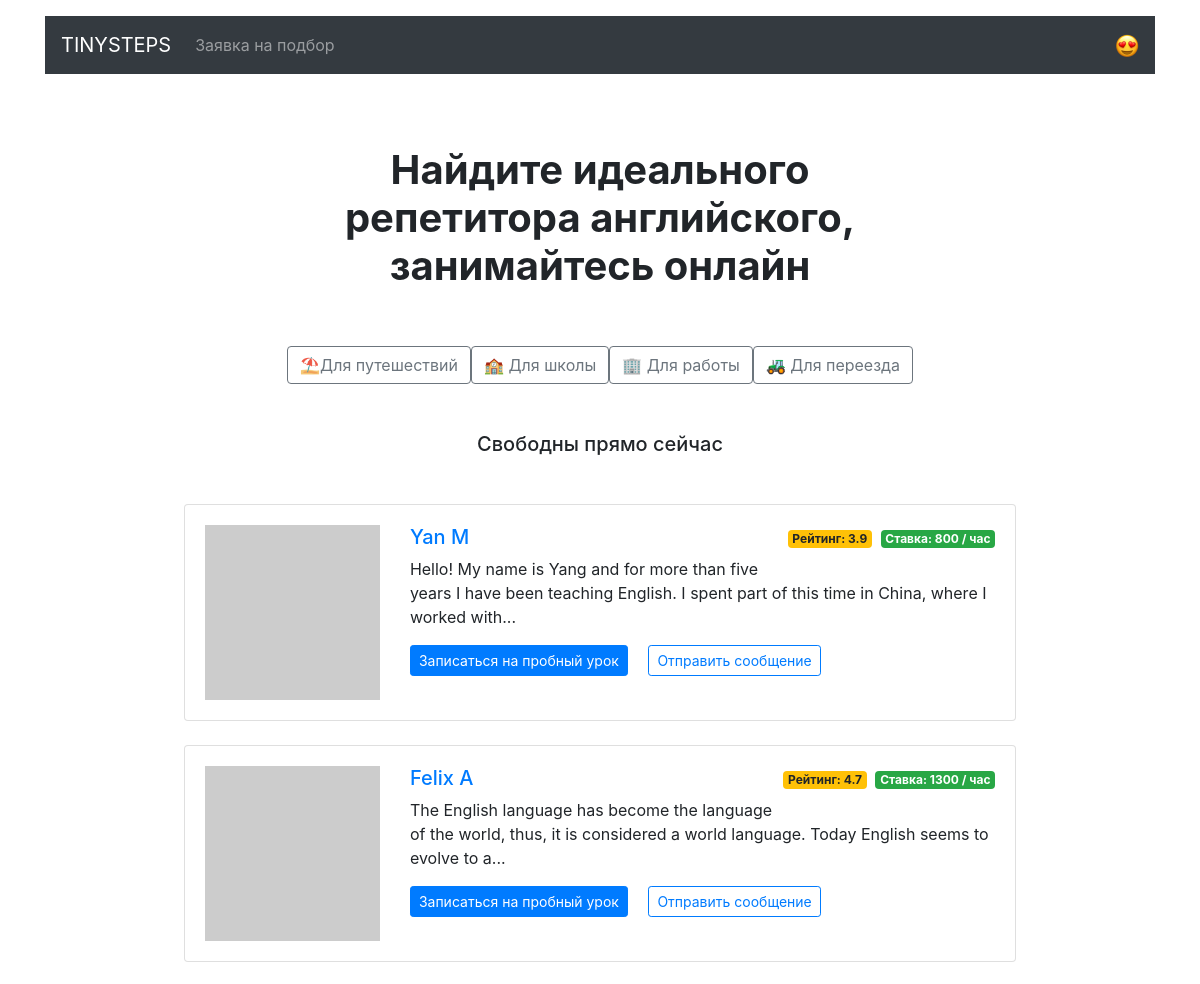
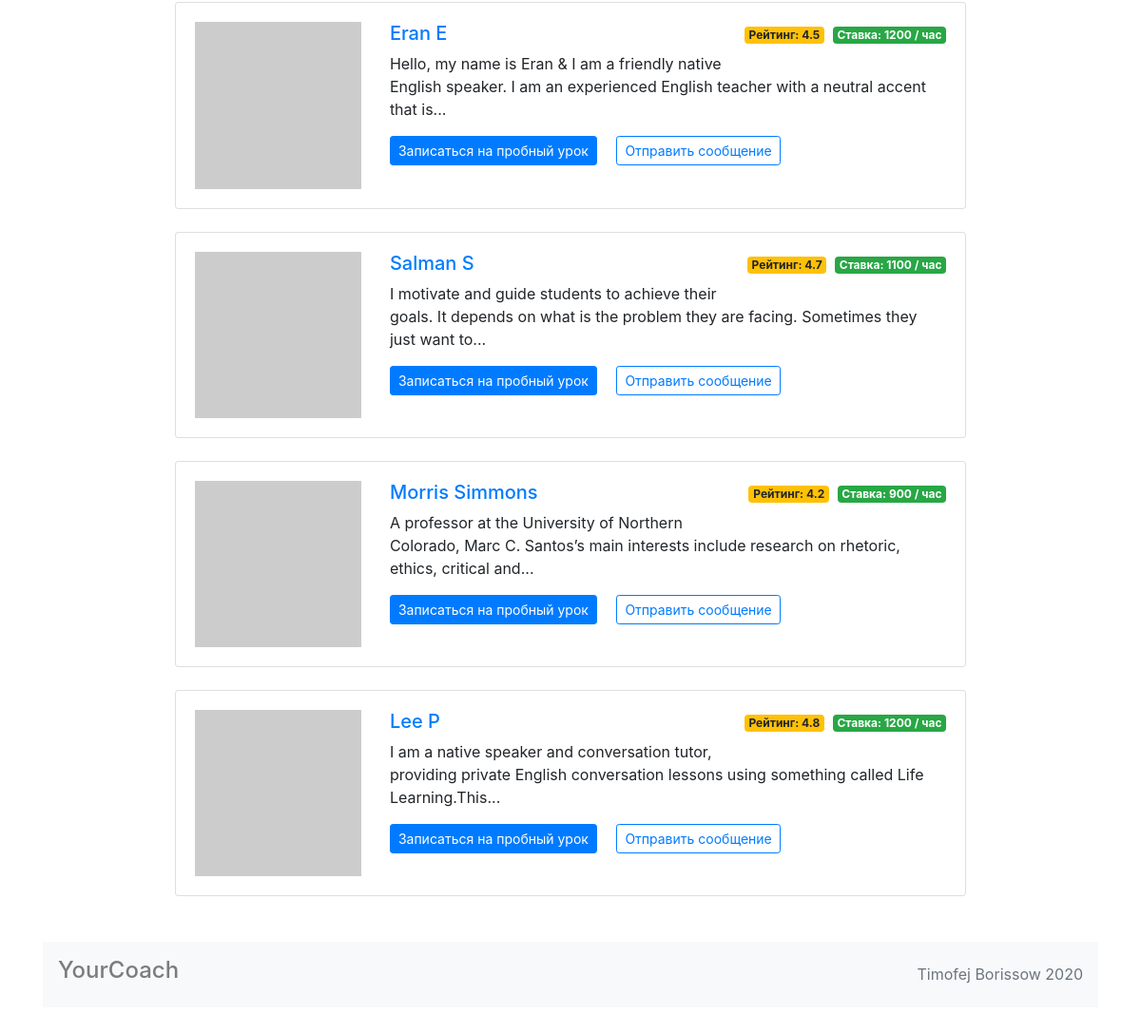
The page / on the database its author committed (2 pictures, top to bottom).
### database.py (models this page shows)
class Teacher(db.Model):
    __tablename__ = "teacher"
    id = db.Column(db.Integer, primary_key=True)
    name = db.Column(db.String(50),unique=True, nullable=False)
    about = db.Column(db.String(500),unique=True, nullable=False)
    rating = db.Column(db.Float, nullable=False)
    picture = db.Column(db.String(200), nullable=False)
    price = db.Column(db.Integer, nullable=False)
    goals = db.relationship("Goals", uselist=False, back_populates="teacher")
    free = db.Column(db.JSON, nullable=False)
    booking = db.relationship("Booking", back_populates="teacher")

### views.py (the view)
@app.route("/")
def main():
    randomlist = []
    counter = 0
    while counter < 6:
        rand = random.randrange(1, len(db.session.query(Teacher).all()))
        if rand not in randomlist:
            randomlist.append(rand)
            counter += 1
    names = []
    abouts = []
    ratings = []
    prices = []
    pictures = []
    for id in randomlist:
        teacher = db.session.query(Teacher).get(id)
        names.append(teacher.name)
        abouts.append(teacher.about)
        ratings.append(teacher.rating)
        prices.append(teacher.price)
        pictures.append(teacher.picture)
    output = render_template("index.html", randomlist=randomlist, size=len(randomlist),
                             ratings=ratings, prices=prices, abouts=abouts, names=names, pictures=pictures)
    return output

### templates/index.html
{% extends 'base.html' %}
{% block container %}
    <h2 class="h1 text-center w-50 mx-auto mt-4 py-5"><strong>Найдите идеального репетитора английского, занимайтесь онлайн</strong></h2>
    <div class="text-center mb-5">
        <div class="btn-group mx-auto mb-0" role="group" aria-label="Basic example">
         <a href="/goals/travel"> <button type="button" class="btn btn-outline-secondary">⛱Для путешествий</button></a>
         <a href="/goals/study">  <button type="button" class="btn btn-outline-secondary">🏫 Для школы</button></a>
          <a href="/goals/work"> <button type="button" class="btn btn-outline-secondary">🏢 Для работы</button></a>
          <a href="/goals/relocate"> <button type="button" class="btn btn-outline-secondary">🚜 Для переезда</button></a>
        </div>
    </div>
    <h5 class="text-center mb-5">Свободны прямо сейчас</h5>
    <div class="w-75 m-auto">
{% for i in range(size) %}
        <div class="card mb-4">
            <div class="card-body">
                <div class="row">
                    <div class="col-3"><a href="/profiles/{{randomlist[i]}}"><img src={{pictures[i]}} class="img-fluid"></a></div>
                    <div class="col-9">
                        <p class="float-right"><span  class=" badge badge-warning">Рейтинг: {{ratings[i]}} </span>   <span class="ml-1 badge badge-success">Ставка: {{prices[i]}} / час</span> </p>
                        <a href="/profiles/{{randomlist[i]}}"><h5>{{names[i]}}</h5></a>
                        <p>{% filter truncate(143) %}{{abouts[i]}}{%endfilter%}</p>
                        <a href="/profiles/{{randomlist[i]}}" class="btn btn-primary btn-sm mr-3">Записаться на пробный урок</a>
                        <a href="" class="btn btn-outline-primary btn-sm">Отправить сообщение</a>
                    </div>
                </div>
            </div>
        </div>
{% endfor %}
</div>
{% endblock %}

### rows shown on the page
Teacher: rating "3.9", price "800", name "Yan M", about "Hello! My name is Yang and for more than five years I have been teaching English. I spent part of this time in China, where I worked with..."
Teacher: rating "4.7", price "1300", name "Felix A", about "The English language has become the language of the world, thus, it is considered a world language. Today English seems to evolve to a..."
Teacher: rating "4.5", price "1200", name "Eran E", about "Hello, my name is Eran & I am a friendly native English speaker. I am an experienced English teacher with a neutral accent that is..."
Teacher: rating "4.7", price "1100", name "Salman S", about "I motivate and guide students to achieve their goals. It depends on what is the problem they are facing. Sometimes they just want to..."
Teacher: rating "4.2", price "900", name "Morris Simmons", about "A professor at the University of Northern Colorado, Marc C. Santos’s main interests include research on rhetoric, ethics, critical and..."
Teacher: rating "4.8", price "1200", name "Lee P", about "I am a native speaker and conversation tutor, providing private English conversation lessons using something called Life Learning.This..."
